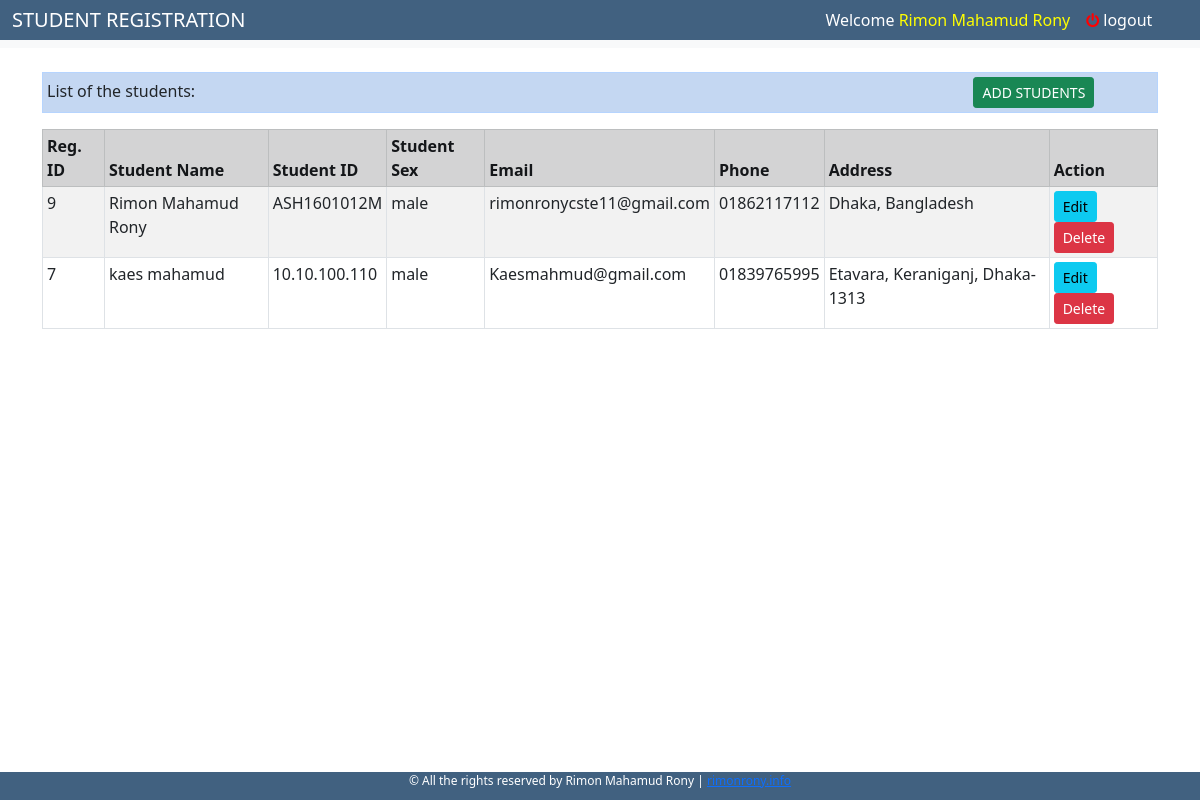
Screenshot of /list.php (signed in) with the database file from the repository.
### tables this page shows
CREATE TABLE `students` (
  `id` int(11) NOT NULL,
  `s_name` varchar(255) NOT NULL,
  `s_id` varchar(255) NOT NULL,
  `s_sex` varchar(255) NOT NULL,
  `s_email` varchar(255) NOT NULL,
  `s_phone` int(15) NOT NULL,
  `address` varchar(255) NOT NULL
);

### list.php (the view, shortened to what this page needs)
<?php include ('db.php'); ?>
<?php include ('head.php'); ?>
<div class="container">
    <br>
    <table class="table table-striped table-sm alert alert-primary">
        <tr>
            <td>
            List of the students:
            <button type="button" class="btn btn-sm btn-success" style="margin-left:70%;"><a href="home.php" style="text-decoration: none;" ><span style="color:white;">ADD STUDENTS</span></a></button>
            </td>
        </tr>
    </table>
    <table class="table table-striped table-sm table-bordered">
      <thead class="thead-dark">
        <tr class="alert alert-dark">
          <th scope="col">Reg. ID</th>
          <th scope="col">Student Name</th>
          <th scope="col">Student ID</th>
          <th scope="col">Student Sex</th>
          <th scope="col">Email</th>
          <th scope="col">Phone</th>
          <th scope="col">Address</th>
          <th scope="col">Action</th>
        </tr>
      </thead>
      <?php
        $sql="SELECT * FROM `students` ORDER BY id Desc";
        $result=mysqli_query($conn,$sql);
      ?>
      <tbody>
        <?php while ($row= mysqli_fetch_assoc($result)) { ?>
        <tr>
          <td><?php echo $row['id']; ?></td>
          <td><?php echo $row['s_name']; ?></td>
          <td><?php echo $row['s_id']; ?></td>
          <td><?php echo $row['s_sex']; ?></td>
          <td><?php echo $row['s_email']; ?></td>
          <td><?php echo '0'.$row['s_phone']; ?></td>
          <td><?php echo $row['address']; ?></td>
          <td>
                    <a href="edit.php?id=<?php echo $row['id']; ?>"><button type="button" class="btn btn-sm btn-info"> Edit</button></a>
                    <a href="delete.php?id=<?php echo $row['id']; ?>"><button type="button" class="btn btn-sm btn-danger">
                    Delete
                    </button></a>
            </td>
        </tr>
        <?php } ?>
      </tbody>
    </table>
</div>
<?php include('footer.php'); ?>

### rows the page displays
students: id "9", s_name "Rimon Mahamud Rony", s "ASH1601012M", s_sex "male", s_email "rimonronycste11@gmail.com", s_phone "1862117112", address "Dhaka, Bangladesh"
students: id "7", s_name "kaes mahamud", s "10.10.100.110", s_sex "male", s_email "Kaesmahmud@gmail.com", s_phone "1839765995", address "Etavara, Keraniganj, Dhaka-1313"

### other values shown
$message "Welcome"
$username "Rimon Mahamud Rony"
$log "logout"
